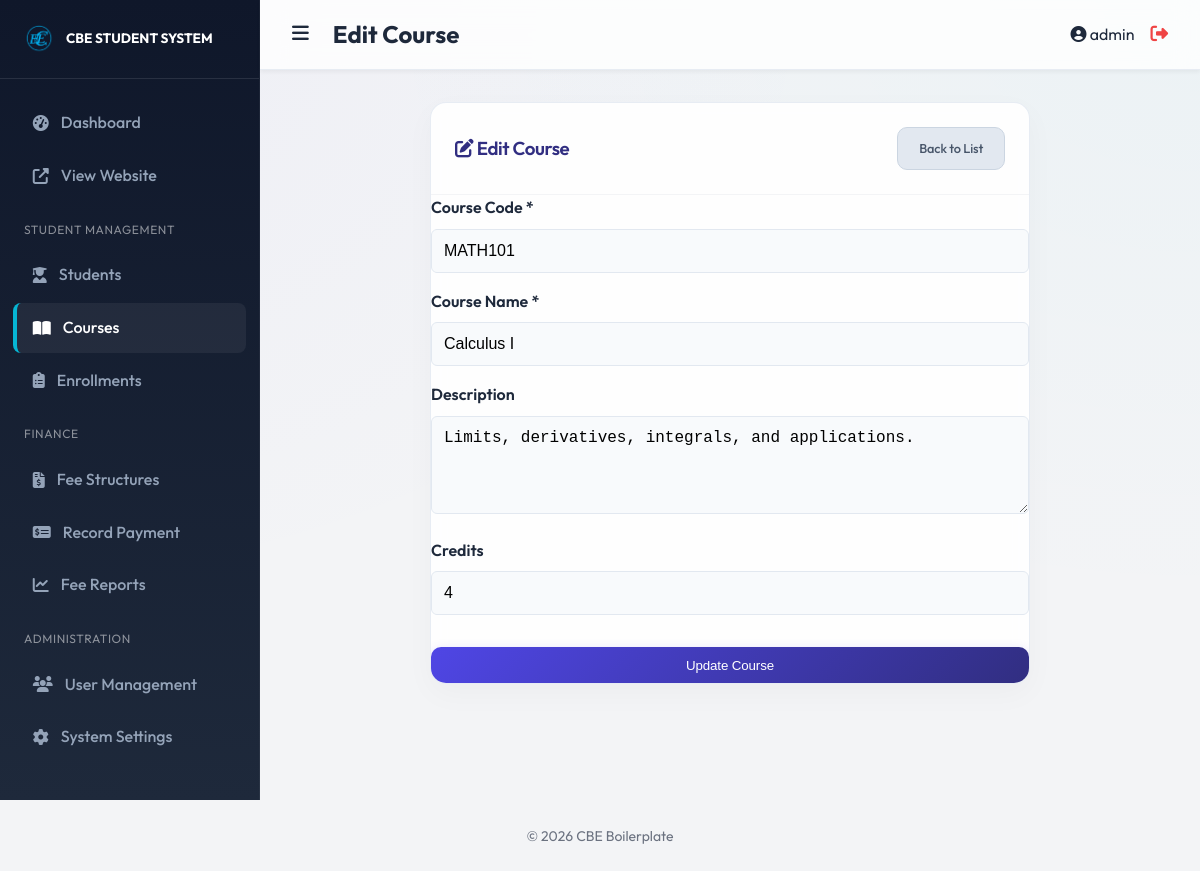
The app's page /modules/courses/edit.php?id=2 (signed in) with its own data.
### tables this page shows
CREATE TABLE `courses` (
  `id` int(11) NOT NULL AUTO_INCREMENT,
  `course_code` varchar(20) NOT NULL,
  `course_name` varchar(255) NOT NULL,
  `description` text DEFAULT NULL,
  `credits` int(11) DEFAULT 0,
  `created_at` timestamp NOT NULL DEFAULT current_timestamp(),
  PRIMARY KEY (`id`),
  UNIQUE KEY `course_code` (`course_code`)
);

### config/database.php (called while the page is built, shortened)
<?php
$host = 'localhost';
$db = 'school_db';
$user = 'root';
$pass = '';
$charset = 'utf8mb4';
$dsn = "mysql:host=$host;dbname=$db;charset=$charset";
$options = [
     PDO::ATTR_ERRMODE => PDO::ERRMODE_EXCEPTION,
     PDO::ATTR_DEFAULT_FETCH_MODE => PDO::FETCH_ASSOC,
     PDO::ATTR_EMULATE_PREPARES => false,
];
try {
     $pdo = new PDO($dsn, $user, $pass, $options);
} catch (\PDOException $e) {
     throw new \PDOException($e->getMessage(), (int) $e->getCode());
}
require_once __DIR__ . '/../includes/classes/Course.php';
$courseObj = new Course($pdo);

### includes/classes/Course.php (called while the page is built, shortened)
<?php
class Course {
    private $pdo;
    public function __construct($pdo) {
        $this->pdo = $pdo;
    }
    public function getById($id) {
        $stmt = $this->pdo->prepare("SELECT * FROM courses WHERE id = ?");
        $stmt->execute([$id]);
        return $stmt->fetch();
    }
}

### public/modules/courses/edit.php (the view, shortened to what this page needs)
<?php
include __DIR__ . '/../../../includes/header.php';
$id = $_GET['id'] ?? 0;
$course = $courseObj->getById($id);
?>
<div class="card" style="max-width: 600px; margin: 0 auto;">
    <div class="card-header">
        <h3><i class="fas fa-edit"></i> Edit Course</h3>
        <a href="list.php" class="btn btn-secondary btn-sm" style="width:auto;">Back to List</a>
    </div>
    <div class="card-body">
        <form method="POST">
            <div class="form-group">
                <label>Course Code *</label>
                <input type="text" name="course_code" class="form-control" value="<?php echo htmlspecialchars($course['course_code']); ?>" required>
            </div>
            <div class="form-group">
                <label>Course Name *</label>
                <input type="text" name="course_name" class="form-control" value="<?php echo htmlspecialchars($course['course_name']); ?>" required>
            </div>
            <div class="form-group">
                <label>Description</label>
                <textarea name="description" class="form-control" rows="4"><?php echo htmlspecialchars($course['description'] ?? ''); ?></textarea>
            </div>
            <div class="form-group">
                <label>Credits</label>
                <input type="number" name="credits" class="form-control" value="<?php echo $course['credits']; ?>" min="0">
            </div>
            <button type="submit" class="btn btn-primary" style="margin-top: 1rem;">Update Course</button>
        </form>
    </div>
</div>
<?php include __DIR__ . '/../../../includes/footer.php'; ?>

### public/assets/css/main.css (style rules this page uses)
* { box-sizing: border-box; margin: 0; padding: 0; }
body { font-family: var(--font_family); background-color: var(--background); color: var(--text); line-height: 1.6; }
a { text-decoration: none; color: inherit; }
.form-group { margin-bottom: 1rem; }
.form-group label { display: block; margin-bottom: 0.5rem; font-weight: 600; }
.form-control { width: 100%; padding: 0.75rem; border: 1px solid #ddd; border-radius: 6px; font-size: 1rem; }
.btn { display: inline-block; padding: 0.75rem 1.5rem; border-radius: 6px; border: none; cursor: pointer; font-weight: 600; transition: all 0.3s ease; }
.btn-primary { background-color: var(--primary); color: white; width: 100%; }
.card { background: white; border-radius: 12px; box-shadow: 0 4px 6px rgba(0, 0, 0, 0.02); overflow: hidden; }
.card-header { padding: 1.5rem; border-bottom: 1px solid #f3f4f6; display: flex; justify-content: space-between; align-items: center; }
.btn-sm { padding: 0.4rem 0.8rem; font-size: 0.8rem; }
.btn-secondary { background-color: #6b7280; color: white; }
html { scroll-behavior: smooth; }
:root { --glass-bg: rgba(255, 255, 255, 0.7); --glass-border: rgba(255, 255, 255, 0.4); --glass-shadow: 0 8px 32px 0 rgba(31, 38, 135, 0.07); }
.card, .stat-card { border: none; border-radius: 16px; box-shadow: 0 4px 20px rgba(0,0,0,0.05); transition: transform 0.2s, box-shadow 0.2s; }
body { background-image: radial-gradient(at 0% 0%, rgba(79, 70, 229, 0.03) 0px, transparent 50%), radial-gradient(at 100% 0%, rgba(6, 182, 212, 0.03) 0px, transparent 50%); background-attachment: fixed; }
.card { background: rgba(255, 255, 255, 0.9); border: 1px solid rgba(226, 232, 240, 0.8); backdrop-filter: blur(8px); box-shadow: 0 10px 30px rgba(0, 0, 0, 0.03); margin-bottom: 2rem; }
.card-header h3 { font-weight: 600; letter-spacing: -0.02em; color: var(--secondary); }
.form-control { background-color: #f8fafc; border: 1.5px solid #e2e8f0; transition: all 0.3s ease; }
.btn { border-radius: 10px; display: inline-flex; align-items: center; justify-content: center; gap: 0.5rem; font-weight: 500; letter-spacing: -0.01em; padding: 0.65rem 1.3rem; }
.btn-primary { background: linear-gradient(135deg, var(--primary) 0%, var(--secondary) 100%) !important; color: white; box-shadow: 0 4px 12px rgba(79, 70, 229, 0.25); }
.btn-secondary { background: #e2e8f0 !important; color: #475569 !important; border: 1.5px solid #cbd5e1; }

### records on screen
courses: course_code "MATH101", course_name "Calculus I", description "Limits, derivatives, integrals, and applications.", credits "4"

### other values on screen
get_setting('system_name', 'CBE SYSTEM') "CBE STUDENT SYSTEM"
$page_title "Edit Course"
$_SESSION['username'] "admin"
get_setting('footer_text', '© 2026 CBE Boilerplate') "© 2026 CBE Boilerplate"
